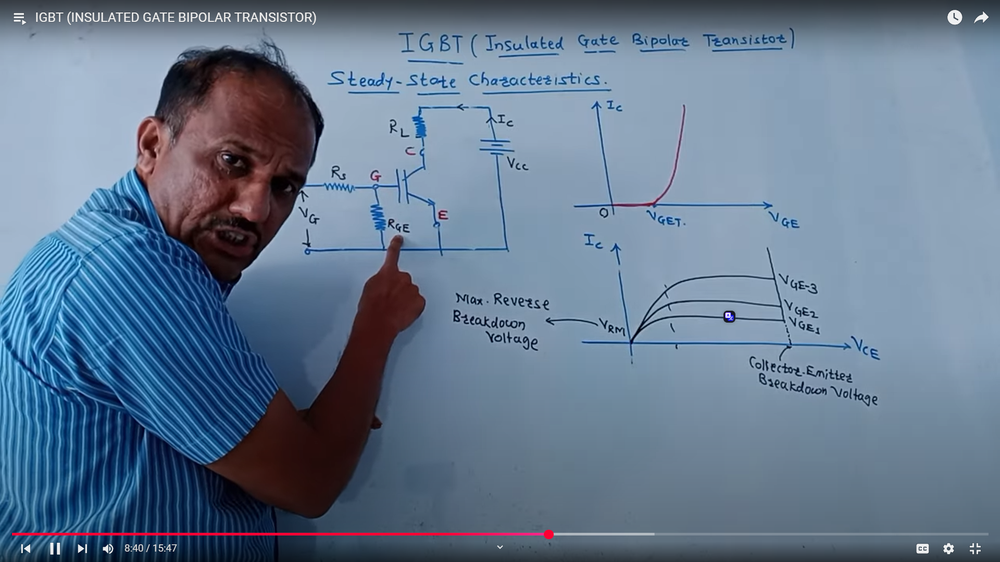
#> input picture boob/varad.png, 1000 x 562 px, shrunk from 1920 x 1080 before the run
$ jupyter execute 4th.ipynb
#> lines starting #> are read from the running program, lines starting #| are printed output that depends on the picture
[cell 1]
import cv2
import numpy as np
import matplotlib.pyplot as plt

image_path = "varad.png"
image = cv2.imread(image_path,cv2.IMREAD_GRAYSCALE)
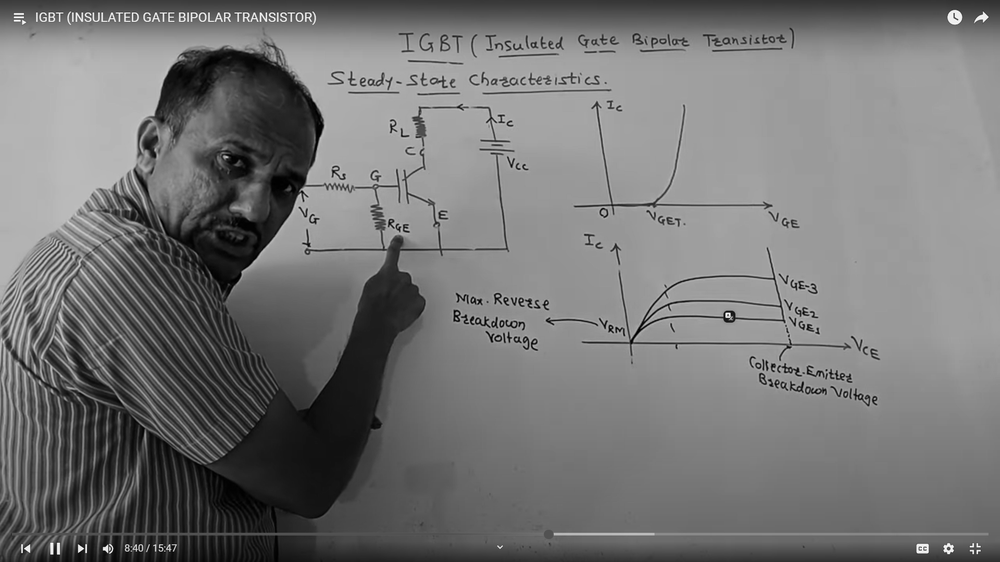
#> image: shape (562, 1000); min 0, max 255, mean 117.2


# Compute histogram before equalization
hist_before = cv2.calcHist([image], [0], None, [256], [0, 256])
#> hist_before = 256 values, max 19448 at index 159, min 4 at index 254, mean 2195.3
# Apply Histogram Equalization
equalized_image = cv2.equalizeHist(image)
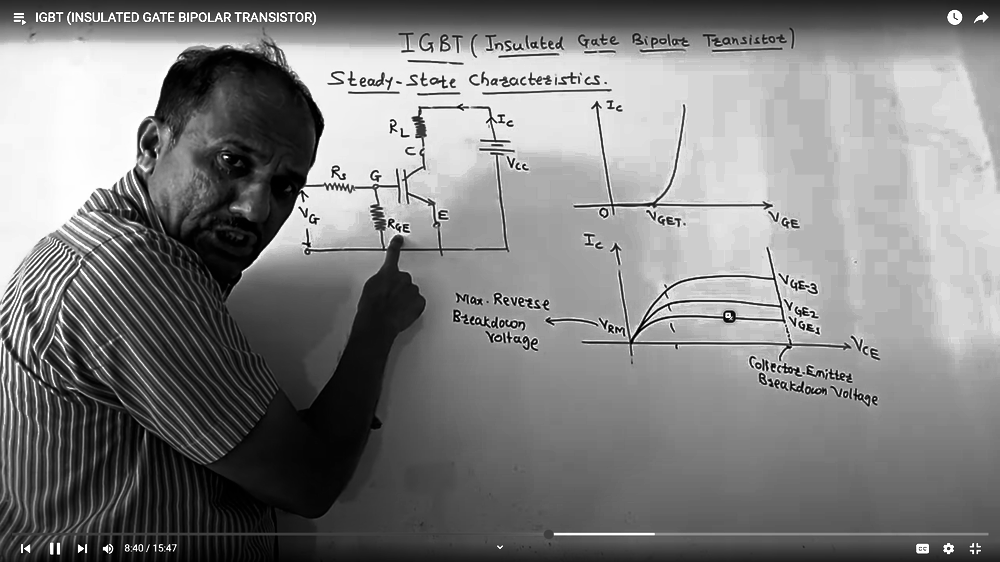
#> equalized_image: shape (562, 1000); min 0, max 255, mean 128.7

# Compute histogram after equalization
hist_after = cv2.calcHist([equalized_image], [0], None, [256], [0, 256])
#> hist_after = 256 values, max 19448 at index 214, min 0 at index 66, mean 2195.3

# Plot results

plt.figure(figsize=(12, 8))

plt.subplot(2, 2, 1)
plt.imshow(image, cmap='gray')
plt.title("Original Low Contrast Image")
plt.axis("off")

plt.subplot(2, 2, 2)
plt.plot(hist_before, color='black')
plt.title("Histogram Before Equalization")
plt.xlabel("Pixel Value")
plt.ylabel("Frequency")

plt.subplot(2, 2, 3)
plt.imshow(equalized_image, cmap='gray')
plt.title("Equalized Image (Enhanced Contrast)")
plt.axis("off")

plt.subplot(2, 2, 4)
plt.plot(hist_after, color='black')
plt.title("Histogram After Equalization")
plt.xlabel("Pixel Value")
plt.ylabel("Frequency")

plt.tight_layout()
plt.show()
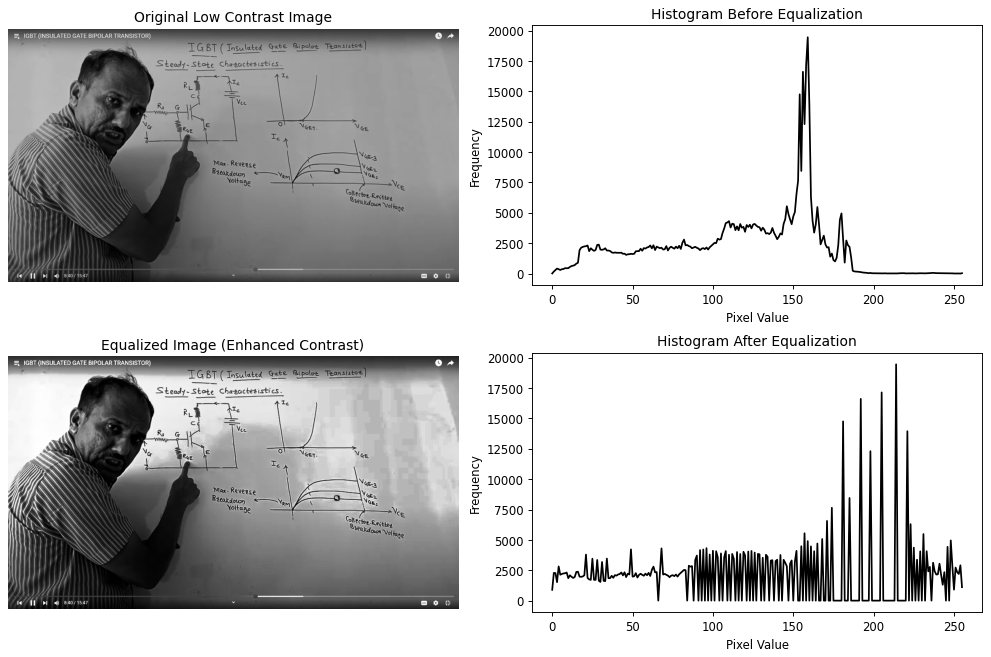
#> figure drawn by matplotlib, 4 panels; panel 2: curve peaks at x = 159, y = 19448; panel 4: curve peaks at x = 214, y = 19448

#------------------------------------------------------------------------------------

[cell 2]
import cv2
import numpy as np
import matplotlib.pyplot as plt

# Load the grayscale image
image_name = "varad.png"
image = cv2.imread(image_name, cv2.IMREAD_GRAYSCALE)

# Compute histogram
hist = cv2.calcHist([image], [0], None, [256], [0, 256])
#> hist has the same summary as hist_before

# Compute brightness and contrast
brightness = np.mean(image)
#> brightness = 117.2
contrast = image.std()
#> contrast = 47.1

# Classification
if brightness < 85:
    category = "Dark Image"
elif brightness > 170:
    category = "Light Image"
elif contrast < 40:
    category = "Low Contrast Image"
else:
    category = "High Contrast Image"

# Display results
plt.figure(figsize=(12, 5))

# Show image
plt.subplot(1, 2, 1)
plt.imshow(image, cmap='gray')
plt.title(f"Grayscale Image: {image_name}")
plt.axis("off")

# Show histogram
plt.subplot(1, 2, 2)
plt.plot(hist, color='black')
plt.title("Histogram")
plt.xlabel("Pixel Value")
plt.ylabel("Frequency")
plt.tight_layout()
plt.show()
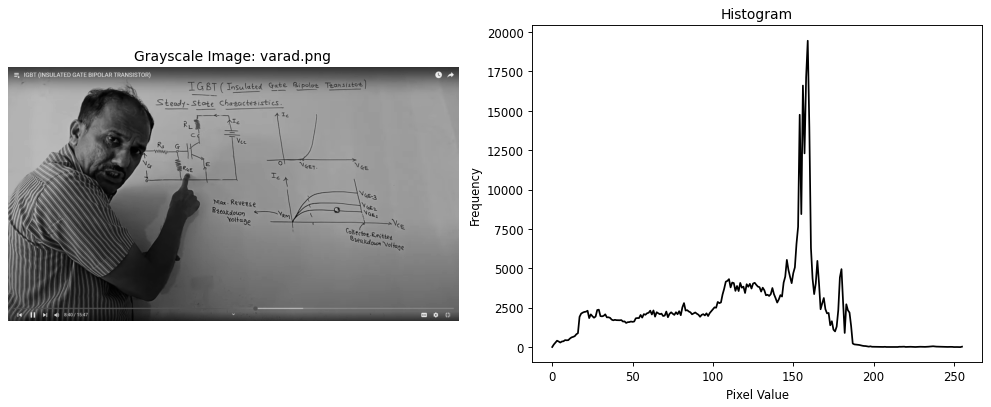
#> figure drawn by matplotlib, 2 panels; panel 2: curve peaks at x = 159, y = 19448

# Print analysis
print(f"Image: {image_name}")
print(f"Brightness: {brightness:.2f}")
#| Brightness: 117.22
#.2f mhnje 2 digit after point and f mhnje floating number ani : for format specifier
print(f"Contrast: {contrast:.2f}")
#| Contrast: 47.10
print(f"Image Classification: {category}")
#-----------------------------------------------------------------------------------------------------

[cell 3]
# Import necessary libraries
import numpy as np
import cv2
import matplotlib.pyplot as plt

# Function to perform histogram equalization manually

def histogram_equalization(image):
    # Step 1: Compute histogram (counts of each pixel value)
    histogram = np.zeros(256, dtype=int)
    for i in range(image.shape[0]):             # loop over rows
        for j in range(image.shape[1]):         # loop over columns
            histogram[image[i, j]] += 1         # increment the count of that pixel intensity

    # Step 2: Compute cumulative distribution function (CDF)
    cdf = np.zeros(256, dtype=int)
    cdf[0] = histogram[0]
    for i in range(1, 256):
        cdf[i] = cdf[i - 1] + histogram[i] # cumulative sum of histogram
#> after the loop, cdf = 256 values from 11 to 562000

    # Step 3: Normalize the CDF to scale it between 0 and 255
    equalized_histogram = np.round((cdf / np.sum(histogram)) * 255)
#> equalized_histogram = 256 values from 0 to 255

    # Step 4: Map original pixel values using the normalized CDF
    equalized_image = np.zeros_like(image)
    for i in range(image.shape[0]):
        for j in range(image.shape[1]):
            equalized_image[i, j] = equalized_histogram[image[i, j]]  # remap pixel intensity

    # Step 5: Compute histogram of equalized image
    equalized_histogram = np.zeros(256, dtype=int)
    for i in range(equalized_image.shape[0]):
        for j in range(equalized_image.shape[1]):
            equalized_histogram[equalized_image[i, j]] += 1  # count intensities again after equalization

    return equalized_image, equalized_histogram

# Load the image in grayscale mode
image = cv2.imread('varad.png', cv2.IMREAD_GRAYSCALE)

# Call the histogram equalization function
equalized_image, equalized_histogram = histogram_equalization(image)
#> equalized_histogram = 256 values, max 19448 at index 214, min 0 at index 65, mean 2195.3

# Display original and equalized images using matplotlib
plt.figure(figsize=(10, 4))

plt.subplot(1, 2, 1)
plt.imshow(image, cmap='gray')
plt.title('Original Image')
plt.axis('off')

plt.subplot(1, 2, 2)
plt.imshow(equalized_image, cmap='gray')
plt.title('Equalized Image')
plt.axis('off')

plt.show()

# Plot the histogram of the original image
plt.figure()
hist, bins = np.histogram(image.ravel(), 256, [0, 256])
#> bins = 257 values from 0 to 256
plt.plot(hist, color='blue')
plt.title('Histogram of Original Image')
plt.xlabel('Pixel Intensity')
plt.ylabel('Frequency')
plt.grid(True)
plt.show()
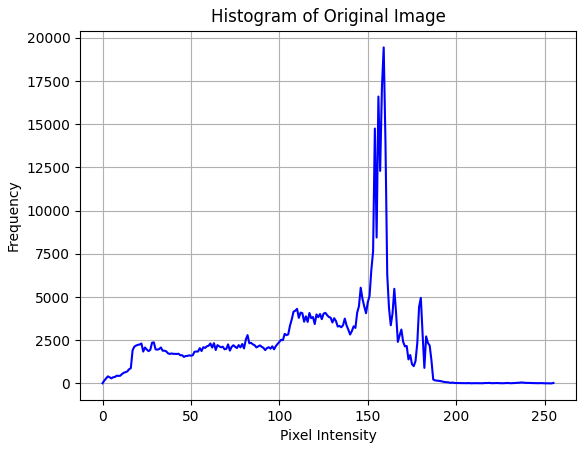
#> figure drawn by matplotlib, 1 panel; curve peaks at x = 159, y = 19448

# Plot the histogram of the equalized image
plt.figure()
plt.bar(range(256), equalized_histogram, color='green')
plt.title('Histogram of Equalized Image')
plt.xlabel('Pixel Intensity')
plt.ylabel('Frequency')
plt.grid(True)
plt.show()
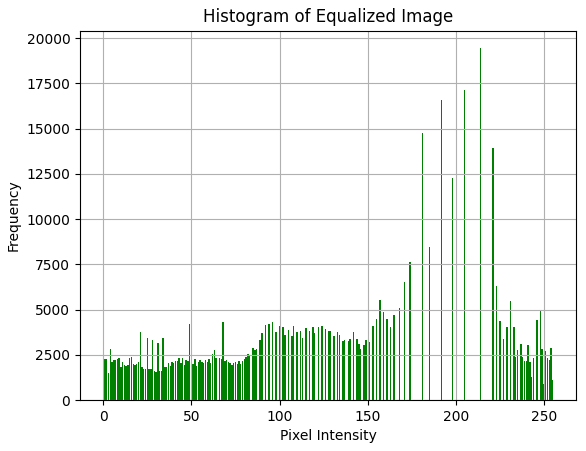
#> figure drawn by matplotlib, 1 panel; tallest bar 19448 high, from x = 213.6 to 214.4
#-------------------------------------------------------------------------------------------------------------------------

$ run again, with boob/image2.png copied over boob/varad.png
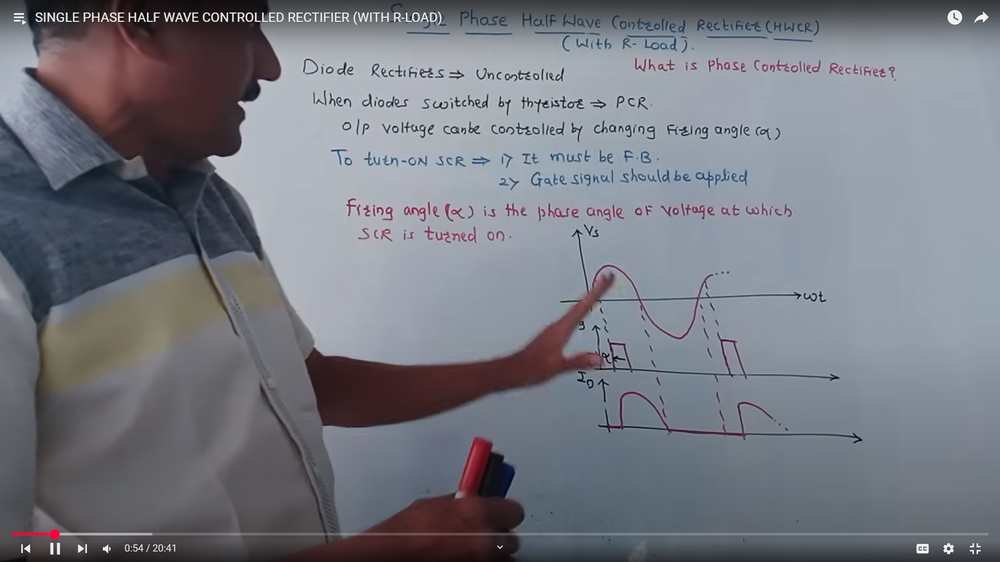
#> input picture boob/image2.png, 1000 x 562 px, shrunk from 1920 x 1080 before the run
#> hist_before = 256 values, max 13041 at index 159, min 8 at index 251, mean 2195.3
#> `equalized_image = cv2.equalizeHist(image)`:
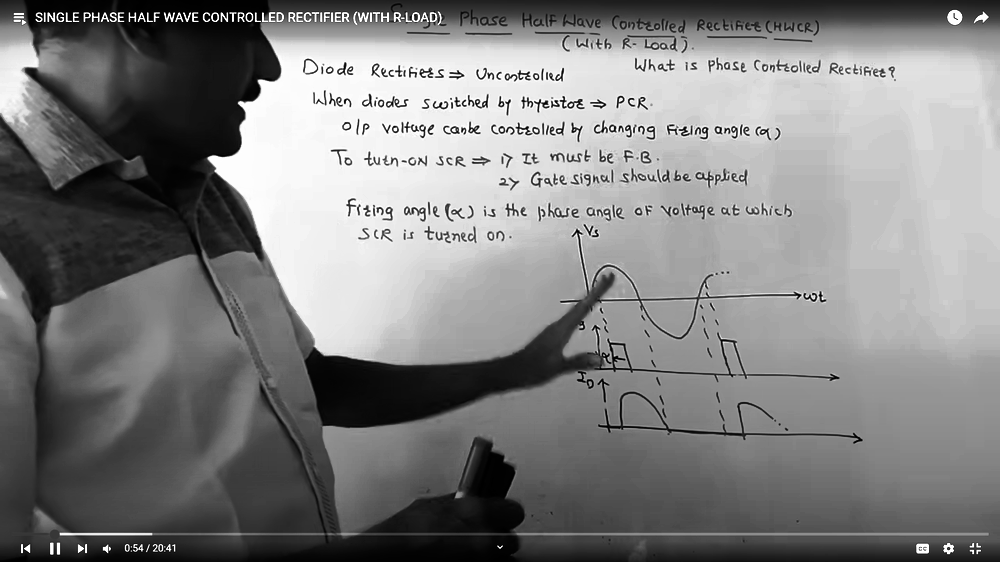
#> equalized_image: shape (562, 1000); min 0, max 255, mean 128.5
#> hist_after = 256 values, max 13041 at index 193, min 0 at index 19, mean 2195.3
#> hist has the same summary as hist_before
#> brightness = 120.4
#> contrast = 44
#| Brightness: 120.38
#| Contrast: 44.00
#> `equalized_image, equalized_histogram = histogram_equalization(image)`: equalized_histogram has the same summary as hist_after
#> bins = 257 values from 0 to 256
#> `plt.show()`:
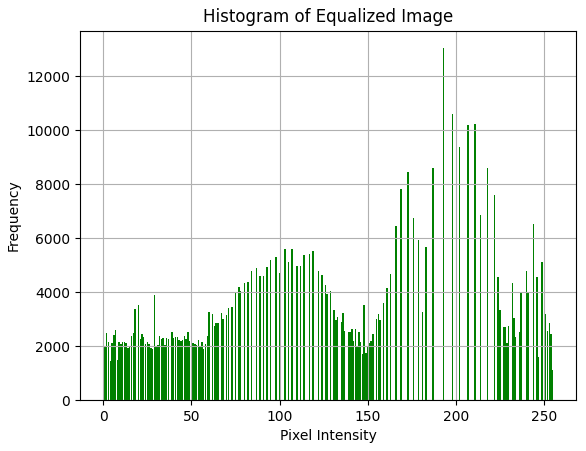
#> figure drawn by matplotlib, 1 panel; tallest bar 13041 high, from x = 192.6 to 193.4
